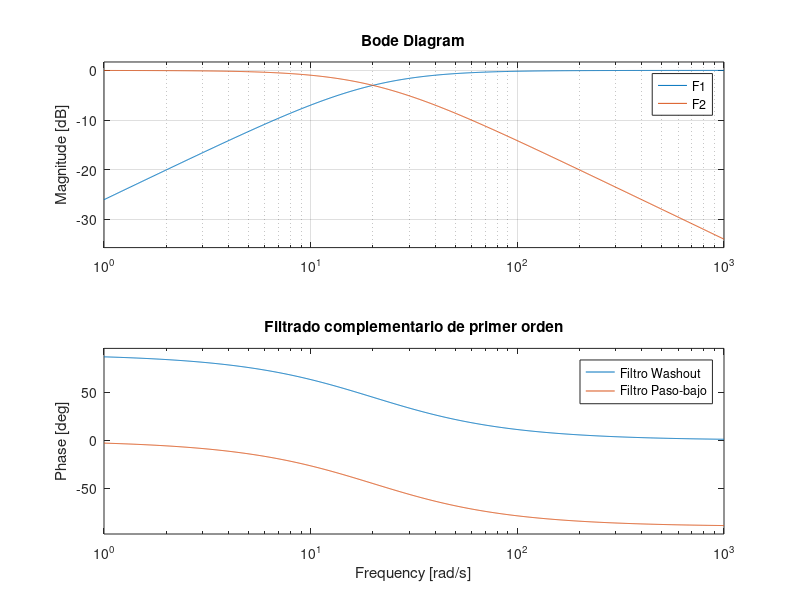
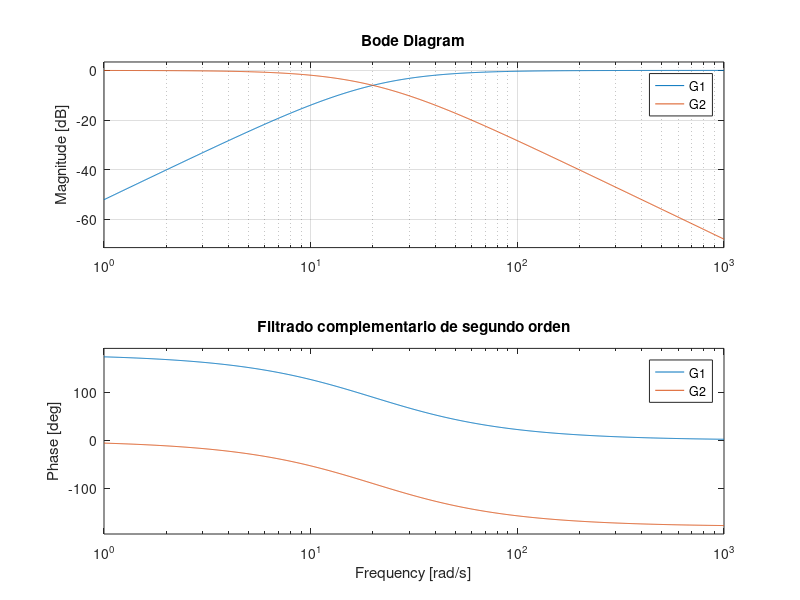

Here is the MATLAB script that generated these plots, in order:
%---------PRACTICA DE FILTRADO COMPLEMENTARIO ESCA2021---------
% --------------------------GRUPO08----------------------------
%--------------------------------------------------------------
%--------------------------------------------------------------
clear all
%Parametros del S/T
wn = 20; %rad/s
zeta = 0.85; 
Kt = 10/90; %transductor (grados a voltios)
%saturaciones (limites fisicicos)
Vmax = 60; %grados/seg
Xmax = 90; %grados
%Funcion de transferencia del S/T
Gst = tf(Kt*wn^2,[1 2*wn*zeta wn^2]);

%Parametros de los filtros
tauf= 1;
wcf= 20;%rad/s %20
zetaf=1; %1
tauf=1/wcf;
Kf = (1/tauf); %*25;
%Tiempo de muestreo
%Como solo hay una constante de tiempo (tauf)
%Tm = tauf/100;

%Matrices en el espacio de estado del sensor
A = [0 1; -wn^2 -2*zeta*wn];
B = [0; wn^2];
c = [1 0];
D = 0;

%Primer orden
%Filtro wahsout para sensor con deriva
F1 = tf([tauf 0],[tauf 1]);
%filtro paso-bajo para sensor ruidoso
F2 = tf(1,[tauf 1]);
figure(1)
bode(F1,F2);grid
title('Filtrado complementario de primer orden');
legend('Filtro Washout','Filtro Paso-bajo');

%segundo orden
%filtro de washout para sensor con deriva
G1 = tf([1 0 0],[1 2*zetaf*wcf wcf^2]);
%filtro paso-bajo para sensor ruidoso
G2 = tf(wcf^2,[1 2*zetaf*wcf wcf^2]);
figure(2)
bode(G1,G2);grid
title('Filtrado complementario de segundo orden');